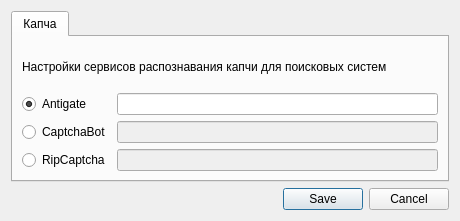
<?xml version="1.0" encoding="UTF-8"?>
<ui version="4.0">
 <class>Dialog</class>
 <widget class="QDialog" name="Dialog">
  <property name="geometry">
   <rect>
    <x>0</x>
    <y>0</y>
    <width>460</width>
    <height>221</height>
   </rect>
  </property>
  <property name="windowTitle">
   <string>Настройки</string>
  </property>
  <layout class="QGridLayout" name="gridLayout">
   <item row="0" column="0">
    <widget class="QTabWidget" name="tabWidget">
     <property name="currentIndex">
      <number>0</number>
     </property>
     <widget class="QWidget" name="tab">
      <attribute name="title">
       <string>Капча</string>
      </attribute>
      <layout class="QGridLayout" name="gridLayout_2">
       <item row="1" column="1">
        <widget class="QLineEdit" name="antigate_le"/>
       </item>
       <item row="1" column="0">
        <widget class="QRadioButton" name="antigate_rb">
         <property name="text">
          <string>Antigate</string>
         </property>
         <property name="checked">
          <bool>true</bool>
         </property>
        </widget>
       </item>
       <item row="2" column="1">
        <widget class="QLineEdit" name="captchabot_le">
         <property name="enabled">
          <bool>false</bool>
         </property>
        </widget>
       </item>
       <item row="2" column="0">
        <widget class="QRadioButton" name="captchabot_rb">
         <property name="text">
          <string>CaptchaBot</string>
         </property>
        </widget>
       </item>
       <item row="3" column="0">
        <widget class="QRadioButton" name="ripcaptcha_rb">
         <property name="text">
          <string>RipCaptcha</string>
         </property>
        </widget>
       </item>
       <item row="3" column="1">
        <widget class="QLineEdit" name="ripcaptcha_le">
         <property name="enabled">
          <bool>false</bool>
         </property>
        </widget>
       </item>
       <item row="0" column="0" colspan="2">
        <widget class="QLabel" name="label">
         <property name="text">
          <string>Настройки сервисов распознавания капчи для поисковых систем</string>
         </property>
        </widget>
       </item>
      </layout>
     </widget>
    </widget>
   </item>
   <item row="1" column="0">
    <widget class="QDialogButtonBox" name="buttonBox">
     <property name="orientation">
      <enum>Qt::Horizontal</enum>
     </property>
     <property name="standardButtons">
      <set>QDialogButtonBox::Cancel|QDialogButtonBox::Save</set>
     </property>
    </widget>
   </item>
  </layout>
 </widget>
 <resources/>
 <connections>
  <connection>
   <sender>buttonBox</sender>
   <signal>accepted()</signal>
   <receiver>Dialog</receiver>
   <slot>accept()</slot>
   <hints>
    <hint type="sourcelabel">
     <x>247</x>
     <y>227</y>
    </hint>
    <hint type="destinationlabel">
     <x>157</x>
     <y>211</y>
    </hint>
   </hints>
  </connection>
  <connection>
   <sender>buttonBox</sender>
   <signal>rejected()</signal>
   <receiver>Dialog</receiver>
   <slot>reject()</slot>
   <hints>
    <hint type="sourcelabel">
     <x>315</x>
     <y>227</y>
    </hint>
    <hint type="destinationlabel">
     <x>286</x>
     <y>211</y>
    </hint>
   </hints>
  </connection>
  <connection>
   <sender>antigate_rb</sender>
   <signal>toggled(bool)</signal>
   <receiver>antigate_le</receiver>
   <slot>setEnabled(bool)</slot>
   <hints>
    <hint type="sourcelabel">
     <x>54</x>
     <y>75</y>
    </hint>
    <hint type="destinationlabel">
     <x>170</x>
     <y>77</y>
    </hint>
   </hints>
  </connection>
  <connection>
   <sender>antigate_rb</sender>
   <signal>toggled(bool)</signal>
   <receiver>captchabot_le</receiver>
   <slot>setDisabled(bool)</slot>
   <hints>
    <hint type="sourcelabel">
     <x>51</x>
     <y>75</y>
    </hint>
    <hint type="destinationlabel">
     <x>179</x>
     <y>120</y>
    </hint>
   </hints>
  </connection>
  <connection>
   <sender>antigate_rb</sender>
   <signal>toggled(bool)</signal>
   <receiver>ripcaptcha_le</receiver>
   <slot>setDisabled(bool)</slot>
   <hints>
    <hint type="sourcelabel">
     <x>36</x>
     <y>75</y>
    </hint>
    <hint type="destinationlabel">
     <x>152</x>
     <y>163</y>
    </hint>
   </hints>
  </connection>
  <connection>
   <sender>captchabot_rb</sender>
   <signal>toggled(bool)</signal>
   <receiver>antigate_le</receiver>
   <slot>setDisabled(bool)</slot>
   <hints>
    <hint type="sourcelabel">
     <x>53</x>
     <y>118</y>
    </hint>
    <hint type="destinationlabel">
     <x>224</x>
     <y>77</y>
    </hint>
   </hints>
  </connection>
  <connection>
   <sender>captchabot_rb</sender>
   <signal>toggled(bool)</signal>
   <receiver>captchabot_le</receiver>
   <slot>setEnabled(bool)</slot>
   <hints>
    <hint type="sourcelabel">
     <x>98</x>
     <y>119</y>
    </hint>
    <hint type="destinationlabel">
     <x>139</x>
     <y>121</y>
    </hint>
   </hints>
  </connection>
  <connection>
   <sender>captchabot_rb</sender>
   <signal>toggled(bool)</signal>
   <receiver>ripcaptcha_le</receiver>
   <slot>setDisabled(bool)</slot>
   <hints>
    <hint type="sourcelabel">
     <x>72</x>
     <y>118</y>
    </hint>
    <hint type="destinationlabel">
     <x>219</x>
     <y>165</y>
    </hint>
   </hints>
  </connection>
  <connection>
   <sender>ripcaptcha_rb</sender>
   <signal>toggled(bool)</signal>
   <receiver>antigate_le</receiver>
   <slot>setDisabled(bool)</slot>
   <hints>
    <hint type="sourcelabel">
     <x>43</x>
     <y>162</y>
    </hint>
    <hint type="destinationlabel">
     <x>220</x>
     <y>77</y>
    </hint>
   </hints>
  </connection>
  <connection>
   <sender>ripcaptcha_rb</sender>
   <signal>toggled(bool)</signal>
   <receiver>captchabot_le</receiver>
   <slot>setDisabled(bool)</slot>
   <hints>
    <hint type="sourcelabel">
     <x>66</x>
     <y>161</y>
    </hint>
    <hint type="destinationlabel">
     <x>233</x>
     <y>120</y>
    </hint>
   </hints>
  </connection>
  <connection>
   <sender>ripcaptcha_rb</sender>
   <signal>toggled(bool)</signal>
   <receiver>ripcaptcha_le</receiver>
   <slot>setEnabled(bool)</slot>
   <hints>
    <hint type="sourcelabel">
     <x>83</x>
     <y>161</y>
    </hint>
    <hint type="destinationlabel">
     <x>225</x>
     <y>163</y>
    </hint>
   </hints>
  </connection>
 </connections>
</ui>
